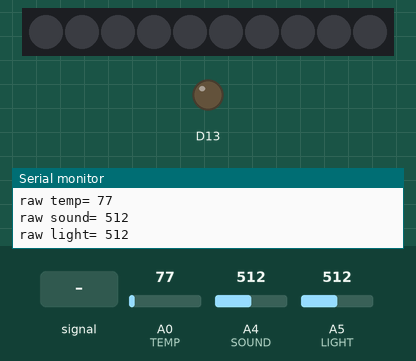
This sketch was run on a simulated Adafruit Circuit Playground Express. On the bench: 10 RGB LEDs in strip order, left to right, output pins drawn as LEDs (lit = HIGH), the last lines printed to the serial monitor. Inputs (shaded band) come from the test bench; at power-on: A4 (SOUND) = 512, A5 (LIGHT) = 512, A0 (TEMP) = 77. Dim RGB values are drawn brighter than linear.

Above: at 1.3 s.
1.4 s: A4 (SOUND) set to 370
2.9 s: A4 (SOUND) set to 341
At 3.94 s:
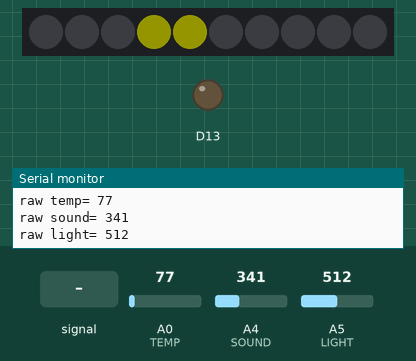
5.1 s: A5 (LIGHT) set to 910
At 6.16 s:
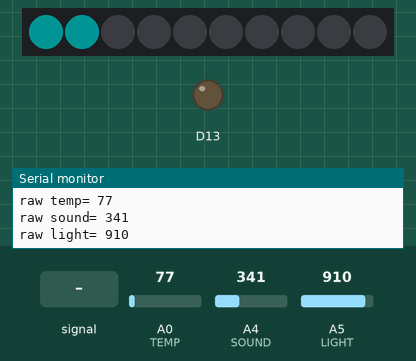
7.3 s: A5 (LIGHT) set to 886
At 9.28 s:
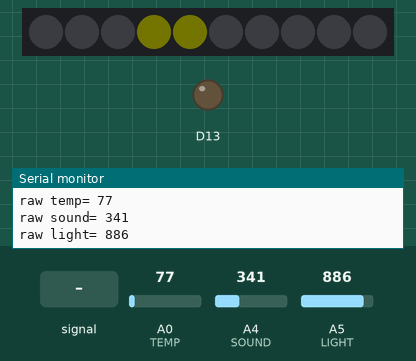
10.3 s: A4 (SOUND) fed a 200 Hz sine of ±81 counts around its level
11.9 s: A5 (LIGHT) set to 1023
At 13.31 s:
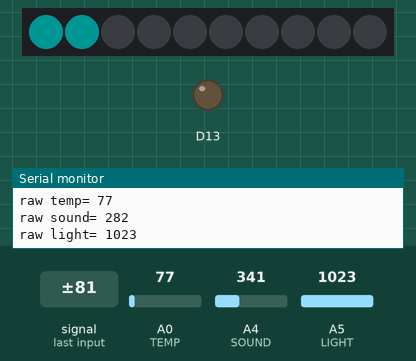
Timing chart, 0 to 14.9 s (numbered marks = the images above; inputs shaded):
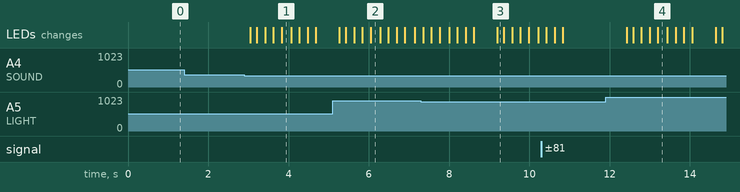

Measured:
- the behaviour switches between 360 and 359 on A4 (SOUND) (found by bisection; images 0 and 1)
- the behaviour switches between 901 and 900 on A5 (LIGHT) (found by bisection; images 2 and 3)
- after the input at 2.9 s, the LEDs: first change after 0.15 s (image 1 shows a later state)
- after the input at 5.1 s, the LEDs: first change after 0.17 s (image 2 shows a later state)
- after the input at 11.9 s, the LEDs: first change after 0.52 s (image 4 shows a later state)

The sketch:

wearable_test_one.ino
```cpp
#include <Adafruit_CircuitPlayground.h>   //required library to use module

#define TEMP A0  //Analog 0 is connected to temperature sensor
#define SOUND A4  //Analog 4 is connected to sound sensor/microphone
#define LIGHT A5  //Analog 5 is connected to light sensor

boolean temp_bool = false, sound_bool = false, light_bool = false;

void setup() {
  CircuitPlayground.begin();     // Setup Circuit Playground library.
  Serial.begin(9600);             // Setup serial port.
  resetPixels();
}

void loop() {
  checkSensors();                   //function to check sensors and
  CircuitPlayground.strip.show();   // update pixels!
  delay(500);                       // half second delay between readings
}

void checkSensors() {
  // Get the sensor sensor values and print it to Serial Monitor
  uint16_t tempValue = analogRead(TEMP);
  uint16_t soundValue = analogRead(SOUND);
  uint16_t lightValue = analogRead(LIGHT);
  Serial.print("raw temp= ");
  Serial.println(tempValue, DEC);
  Serial.print("raw sound= ");
  Serial.println(soundValue, DEC);
  Serial.print("raw light= ");
  Serial.println(lightValue, DEC);

  if (lightValue > 900 && lightValue < 1100) {   //see if light is within range
    for (int fade = 0; fade < 255; fade++) {
      CircuitPlayground.strip.setPixelColor(0, 0, fade, fade);
      CircuitPlayground.strip.setPixelColor(1, 0, fade, fade);
      CircuitPlayground.strip.show();   // update pixels!
      delay(3);
    }
     for (int fade = 255; fade > 0; fade--) {
      CircuitPlayground.strip.setPixelColor(0, 0, fade, fade);
      CircuitPlayground.strip.setPixelColor(1, 0, fade, fade);
      CircuitPlayground.strip.show();   // update pixels!
      delay(3);
    }
  }

  if (soundValue > 320 && soundValue < 360) {    //see if sound is within range
    for (int fade = 0; fade < 255; fade++) {
      CircuitPlayground.strip.setPixelColor(3, fade, fade, 0);
      CircuitPlayground.strip.setPixelColor(4, fade, fade, 0);
      CircuitPlayground.strip.show();   // update pixels!
      delay(3);
    }
    for (int fade = 255; fade > 0; fade--) {
      CircuitPlayground.strip.setPixelColor(3, fade, fade, 0);
      CircuitPlayground.strip.setPixelColor(4, fade, fade, 0);
      CircuitPlayground.strip.show();   // update pixels!
      delay(3);
    }
  }

  if (tempValue > 500 && tempValue < 550) {     //see if temp is within range
    for (int fade = 0; fade < 255; fade++) {
      CircuitPlayground.strip.setPixelColor(6, fade, 0, fade);
      CircuitPlayground.strip.setPixelColor(7, fade, 0, fade);
      CircuitPlayground.strip.show();   // update pixels!
      delay(3);
    }
     for (int fade = 255; fade > 0; fade--) {
      CircuitPlayground.strip.setPixelColor(6, fade, 0, fade);
      CircuitPlayground.strip.setPixelColor(7, fade, 0, fade);
      CircuitPlayground.strip.show();   // update pixels!
      delay(3);
    }
  }

  if (light_bool == true && sound_bool == true && temp_bool == true) { //all sensor parameters met
    for (int i = 0; i < 10; i++) {   //all pixels white
      CircuitPlayground.strip.setPixelColor(i, 255, 255, 255);
    }
  }
}

void resetPixels() {
  for (int i = 0; i < 10; i++) {
    CircuitPlayground.strip.setPixelColor(i, 0, 0, 0);
  }
}
```
